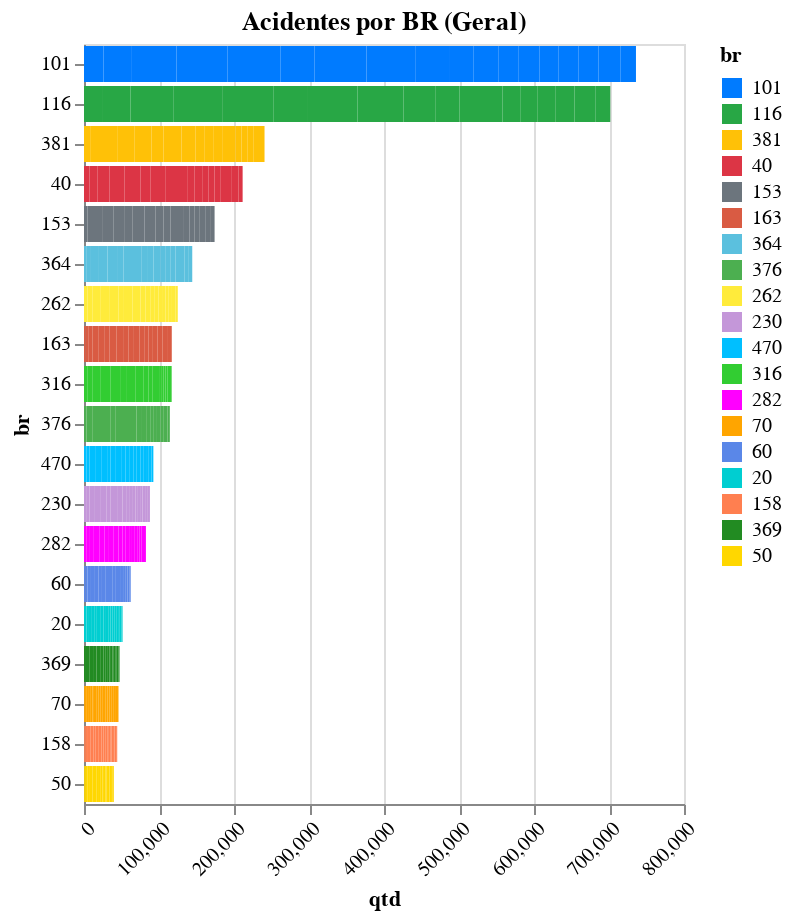

The code cell stored with this chart in its notebook:
### Code cell
grafico_aba_03 = gera_grafico_barras_horizontal_por_br('Acidentes por BR (Geral)', df_acidentes_br_geral)

# Exibir o gráfico de barras empilhadas
grafico_aba_03

### Figure 1 — Vega-Lite specification as saved in the notebook (floating-point values rounded to 4 significant figures; data arrays with more than 128 entries replaced by an {"elided": "..."} marker saying what was removed)
{"config": {"view": {"continuousWidth": 300, "continuousHeight": 300}}, "data": {"name": "data-6c8d32e9b46a2c4ce5381bbff424adb4"}, "mark": {"type": "bar"}, "encoding": {"color": {"field": "br", "scale": {"domain": [101, 116, 381, 40, 153, 163, 364, 376, 262, 230, 470, 316, 282, 70, 60, 20, 158, 369, 50], "range": ["#007bff", "#28a745", "#ffc107", "#dc3545", "#6c757d", "#d95b43", "#5bc0de", "#4caf50", "#ffeb3b", "#c497d9", "#00BFFF", "#32CD32", "#FF00FF", "#FFA500", "#5A87E8", "#00CED1", "#FF7F50", "#228B22", "#FFD700", "#000080", "#FF1493", "#4B0082", "#8A2BE2", "#7FFF00", "#00FFFF", "#008000"]}, "type": "nominal"}, "tooltip": [{"field": "br", "type": "quantitative"}, {"field": "qtd", "type": "quantitative"}], "x": {"axis": {"labelAngle": -45}, "field": "qtd", "type": "quantitative"}, "y": {"axis": {"labelLimit": 200}, "field": "br", "sort": "-x", "type": "nominal"}}, "params": [{"name": "param_26", "select": {"type": "interval", "encodings": ["x", "y"]}, "bind": "scales"}], "title": "Acidentes por BR (Geral)", "$schema": "https://vega.github.io/schema/vega-lite/v5.17.0.json", "datasets": {"data-6c8d32e9b46a2c4ce5381bbff424adb4": {"elided": "340 records"}}}
